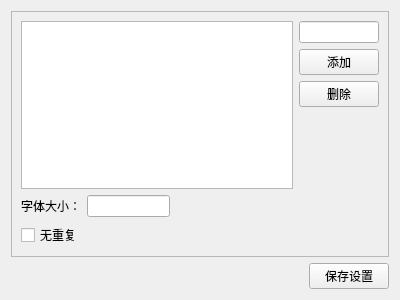
<?xml version="1.0" encoding="UTF-8"?>
<ui version="4.0">
 <class>Form</class>
 <widget class="QWidget" name="Form">
  <property name="geometry">
   <rect>
    <x>0</x>
    <y>0</y>
    <width>400</width>
    <height>300</height>
   </rect>
  </property>
  <property name="maximumSize">
   <size>
    <width>400</width>
    <height>300</height>
   </size>
  </property>
  <property name="windowTitle">
   <string>设置</string>
  </property>
  <layout class="QVBoxLayout" name="verticalLayout_2">
   <item>
    <widget class="QScrollArea" name="scrollArea">
     <property name="widgetResizable">
      <bool>true</bool>
     </property>
     <widget class="QWidget" name="scrollAreaWidgetContents">
      <property name="geometry">
       <rect>
        <x>0</x>
        <y>0</y>
        <width>380</width>
        <height>249</height>
       </rect>
      </property>
      <layout class="QVBoxLayout" name="verticalLayout_3">
       <item>
        <layout class="QHBoxLayout" name="horizontalLayout" stretch="5,1">
         <item>
          <widget class="QListWidget" name="listWidget"/>
         </item>
         <item>
          <layout class="QVBoxLayout" name="verticalLayout">
           <item>
            <widget class="QLineEdit" name="lineEdit"/>
           </item>
           <item>
            <widget class="QPushButton" name="pushButton_3">
             <property name="text">
              <string>添加</string>
             </property>
            </widget>
           </item>
           <item>
            <widget class="QPushButton" name="pushButton_4">
             <property name="text">
              <string>删除</string>
             </property>
            </widget>
           </item>
           <item>
            <spacer name="verticalSpacer">
             <property name="orientation">
              <enum>Qt::Vertical</enum>
             </property>
             <property name="sizeHint" stdset="0">
              <size>
               <width>20</width>
               <height>40</height>
              </size>
             </property>
            </spacer>
           </item>
          </layout>
         </item>
        </layout>
       </item>
       <item>
        <layout class="QHBoxLayout" name="horizontalLayout_2" stretch="1,2,5">
         <item>
          <widget class="QLabel" name="label">
           <property name="text">
            <string>字体大小：</string>
           </property>
          </widget>
         </item>
         <item>
          <widget class="QLineEdit" name="lineEdit_2"/>
         </item>
         <item>
          <spacer name="horizontalSpacer">
           <property name="orientation">
            <enum>Qt::Horizontal</enum>
           </property>
           <property name="sizeHint" stdset="0">
            <size>
             <width>40</width>
             <height>20</height>
            </size>
           </property>
          </spacer>
         </item>
        </layout>
       </item>
       <item>
        <layout class="QHBoxLayout" name="horizontalLayout_3">
         <item>
          <widget class="QCheckBox" name="checkBox">
           <property name="text">
            <string>无重复</string>
           </property>
          </widget>
         </item>
         <item>
          <spacer name="horizontalSpacer_2">
           <property name="orientation">
            <enum>Qt::Horizontal</enum>
           </property>
           <property name="sizeHint" stdset="0">
            <size>
             <width>40</width>
             <height>20</height>
            </size>
           </property>
          </spacer>
         </item>
        </layout>
       </item>
      </layout>
     </widget>
    </widget>
   </item>
   <item>
    <layout class="QHBoxLayout" name="horizontalLayout_4">
     <item>
      <spacer name="horizontalSpacer_3">
       <property name="orientation">
        <enum>Qt::Horizontal</enum>
       </property>
       <property name="sizeHint" stdset="0">
        <size>
         <width>40</width>
         <height>20</height>
        </size>
       </property>
      </spacer>
     </item>
     <item>
      <widget class="QPushButton" name="pushButton_5">
       <property name="text">
        <string>保存设置</string>
       </property>
      </widget>
     </item>
    </layout>
   </item>
  </layout>
 </widget>
 <resources/>
 <connections/>
</ui>
